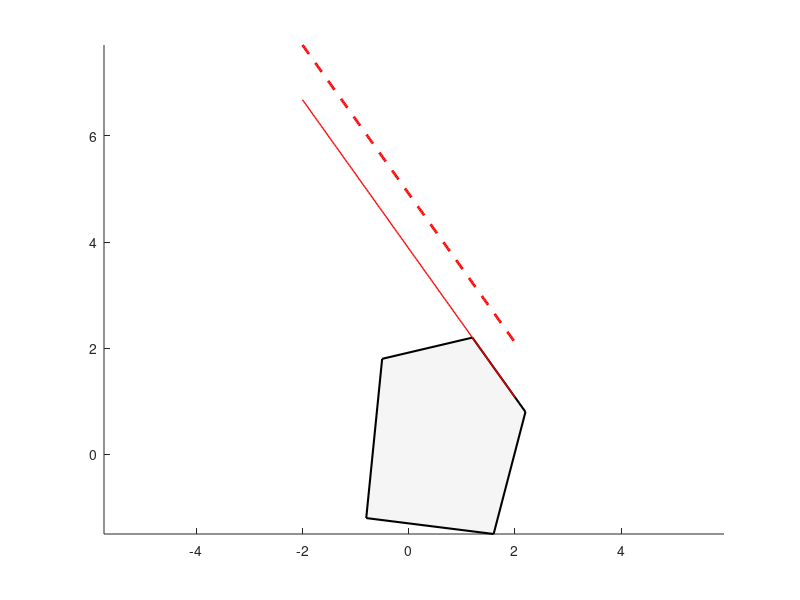

MATLAB code for this plot: (Note: this script raises an error after producing the figure.)
clear; close all; clc;

%% Quadratic (choose center to the LEFT of feasible set)
Q = [2 0.6; 0.6 1.5];
xc = [-2.0; 0.5];              % center of ellipses (unconstrained minimizer)

% Build q so that xc is the minimizer
q = -2*Q*xc;

f = @(x) x'*Q*x + q'*x;

%% Polytope (smooth pentagon, no right angles)
poly_pts = [
    -0.5  1.8;
     1.2  2.2;
     2.2  0.8;
     1.6 -1.5;
    -0.8 -1.2
];

perturbation_index = 1;

% Convert to Ax <= b form
K = convhull(poly_pts(:,1), poly_pts(:,2));
poly_pts = poly_pts(K(1:end-1),:); % ordered vertices

n = size(poly_pts,1);
A = zeros(n,2); b = zeros(n,1);

for i = 1:n
    p1 = poly_pts(i,:);
    p2 = poly_pts(mod(i,n)+1,:);
    edge = p2 - p1;
    normal = [edge(2), -edge(1)]; % outward normal
    normal = normal / norm(normal);
    
    A(i,:) = normal;
    b(i) = normal * p1';
end

%% Choose SW->NE constraint to perturb (positive slope line)
% We enforce it manually for clarity
% a = [1; -1]; 
% a = a / norm(a);
% 
% b_active = 0.8;
% 
% % Replace one constraint with this one
% A(end,:) = a';
% b(end) = b_active;

u = 0.6;

%% Solve QPs
H = 2*Q;
f_qp = q;

x_star_0 = quadprog(H, f_qp, A, b);

b_pert = b;
b_pert(perturbation_index) = b(perturbation_index) + u;

x_star_u = quadprog(H, f_qp, A, b_pert);

v0 = f(x_star_0);
v1 = f(x_star_u);

% additional levels
v2 = v0 + 3.0;   % infeasible contour
v3 = v1 - 0.8;   % outer contour

%% Function to draw ellipse level set
draw_ellipse = @(v, style) ...
    drawEllipse(Q, xc, v - f(xc), style);

%% Plot
figure('Color', 'w'); hold on; axis equal;

% Polytope
fill(poly_pts(:,1), poly_pts(:,2), [0.9 0.9 0.9], ...
    'EdgeColor','k','LineWidth',1.5,'FaceAlpha',0.4);

% Constraint lines (SW -> NE)
xx = linspace(-2,2,200);
a_active   = A(perturbation_index, :);
b_active   = b(perturbation_index);
b_active_p = b_pert(perturbation_index);

yy0 = (b_active   - a_active(1)*xx)/a_active(2);
yyu = (b_active_p - a_active(1)*xx)/a_active(2);

plot(xx, yy0, 'r-', 'LineWidth',1);
plot(xx, yyu, 'r--', 'LineWidth',2);

% Elliptical contours (analytic)
draw_ellipse(v2, 'k:');   % infeasible (inner)
draw_ellipse(v0, 'b:');   % tangent at x*(0)
draw_ellipse(v1, 'g:');   % tangent at x*(u)
draw_ellipse(v3, 'k:');   % outer

% Optimal points
plot(x_star_0(1), x_star_0(2), 'ko', 'MarkerFaceColor','k', 'MarkerSize',8);
plot(x_star_u(1), x_star_u(2), 'bo', 'MarkerFaceColor','b', 'MarkerSize',8);

% Arrow (movement)
quiver(x_star_0(1), x_star_0(2), ...
       x_star_u(1)-x_star_0(1), ...
       x_star_u(2)-x_star_0(2), ...
       0, 'k', 'LineWidth',2, 'MaxHeadSize',0.6);

% Labels
text(x_star_0(1)+0.1, x_star_0(2), 'x^*(0)');
text(x_star_u(1)+0.1, x_star_u(2), 'x^*(u)');

xlabel('x_1'); ylabel('x_2');
title('QP Sensitivity: geometric illustration');

x_min = -0.5 * (Q \ q);
plot(x_min(1), x_min(2), 'md', 'MarkerFaceColor','m', 'MarkerSize',8);
text(x_min(1)+0.1, x_min(2), 'x_{unconstr}');

grid off;

xlim([-3.5, 2.5])
ylim([-2, 3])


%% ===== Helper function =====
function drawEllipse(Q, xc, level, style)
    if level <= 0, return; end
    
    [V,D] = eig(Q);
    t = linspace(0,2*pi,200);
    circle = [cos(t); sin(t)];
    
    % ellipse transform
    A = V * diag(1./sqrt(diag(D)));
    pts = xc + sqrt(level) * (A * circle);
    
    plot(pts(1,:), pts(2,:), style, 'LineWidth',1.5);
end
